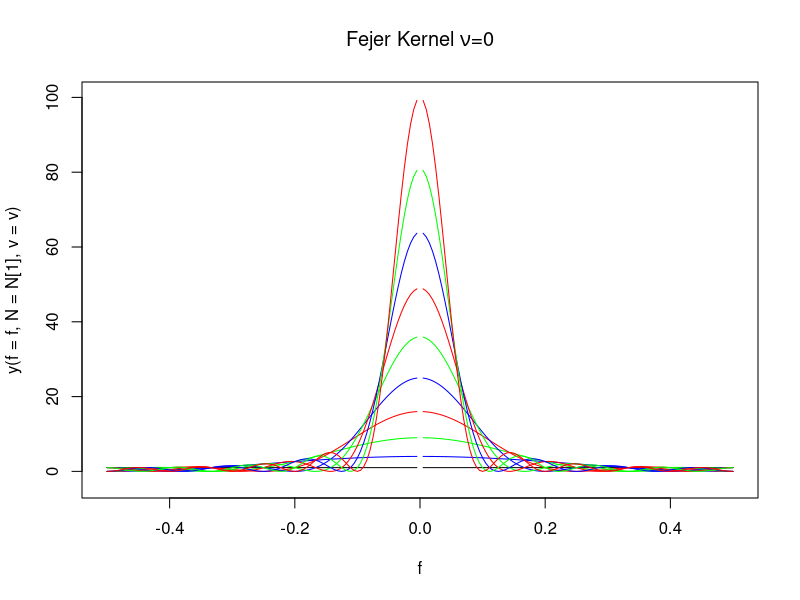

Write the R code that produced this figure.
### Plotting the Fejer kernel

N <- seq(1,10,1)
f <- seq(-0.5,0.5,0.005)
v = 0

y <- function(f,N,v){
  (sin(N*pi*(f-v))/sin(pi*(f-v)))^2
}

plot(x=f, y=y(f=f,N=N[1],v=v), main = expression(paste("Fejer Kernel ", nu,"=0")), ylim = c(-3,length(N)^2), type = "l")

col = rep(c("red","blue","green"),length.out = length(N))

for(i in 2:length(N)){
  lines(x=f,y=y(f,N[i],v), type ="l", col = col[i])
}


